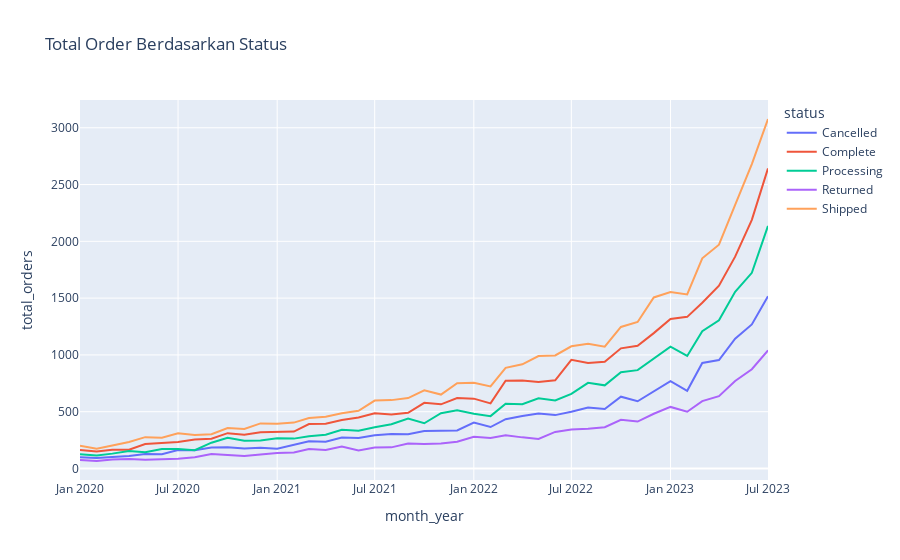

Notebook code for this chart:
### Code cell
import matplotlib.pyplot as plt
import plotly.express as px
fig2 = px.line(df, x="month_year", color="status",
             y='total_orders',
             title="Total Order Berdasarkan Status",
             height=200
            )

fig2.show()
